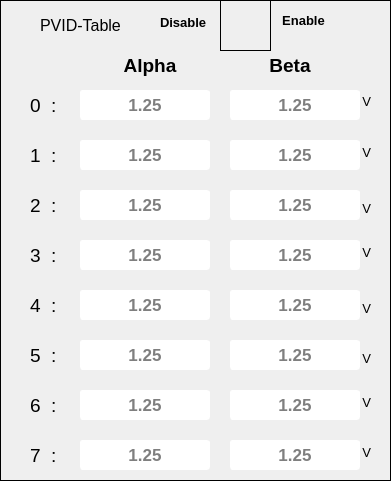
    <widget class="QFrame" name="frame">
     <property name="geometry">
      <rect>
       <x>620</x>
       <y>10</y>
       <width>391</width>
       <height>481</height>
      </rect>
     </property>
     <property name="styleSheet">
      <string notr="true">border: 1px solid black;</string>
     </property>
     <property name="frameShape">
      <enum>QFrame::StyledPanel</enum>
     </property>
     <property name="frameShadow">
      <enum>QFrame::Raised</enum>
     </property>
     <widget class="QLineEdit" name="lineEdit_PVID_A_6">
      <property name="geometry">
       <rect>
        <x>80</x>
        <y>390</y>
        <width>130</width>
        <height>30</height>
       </rect>
      </property>
      <property name="font">
       <font>
        <pointsize>13</pointsize>
        <weight>75</weight>
        <bold>true</bold>
       </font>
      </property>
      <property name="styleSheet">
       <string notr="true">QLineEdit{
	background-color: rgb(255, 255, 255);
	color: rgb(0, 0, 0);
border:1px solid white;
border-radius:3px;
}

QLineEdit::hover{
border:2px solid  rgb(173, 77, 12);
}

QLineEdit::focus{
border:2px solid red;
	background-color: rgb(255, 173, 101);
}</string>
      </property>
      <property name="alignment">
       <set>Qt::AlignCenter</set>
      </property>
      <property name="placeholderText">
       <string>1.25</string>
      </property>
     </widget>
     <widget class="QLabel" name="label_RailA_18">
      <property name="geometry">
       <rect>
        <x>30</x>
        <y>90</y>
        <width>31</width>
        <height>30</height>
       </rect>
      </property>
      <property name="font">
       <font>
        <family>Arial</family>
        <pointsize>14</pointsize>
       </font>
      </property>
      <property name="styleSheet">
       <string notr="true">border: none;
color: rgb(0, 0, 0);</string>
      </property>
      <property name="frameShape">
       <enum>QFrame::NoFrame</enum>
      </property>
      <property name="text">
       <string>0  :</string>
      </property>
      <property name="alignment">
       <set>Qt::AlignLeading|Qt::AlignLeft|Qt::AlignVCenter</set>
      </property>
     </widget>
     <widget class="QLineEdit" name="lineEdit_PVID_A_7">
      <property name="geometry">
       <rect>
        <x>80</x>
        <y>440</y>
        <width>130</width>
        <height>30</height>
       </rect>
      </property>
      <property name="font">
       <font>
        <pointsize>13</pointsize>
        <weight>75</weight>
        <bold>true</bold>
       </font>
      </property>
      <property name="styleSheet">
       <string notr="true">QLineEdit{
	background-color: rgb(255, 255, 255);
	color: rgb(0, 0, 0);
border:1px solid white;
border-radius:3px;
}

QLineEdit::hover{
border:2px solid  rgb(173, 77, 12);
}

QLineEdit::focus{
border:2px solid red;
	background-color: rgb(255, 173, 101);
}</string>
      </property>
      <property name="alignment">
       <set>Qt::AlignCenter</set>
      </property>
      <property name="placeholderText">
       <string>1.25</string>
      </property>
     </widget>
     <widget class="QLineEdit" name="lineEdit_PVID_B_6">
      <property name="geometry">
       <rect>
        <x>230</x>
        <y>390</y>
        <width>130</width>
        <height>30</height>
       </rect>
      </property>
      <property name="font">
       <font>
        <pointsize>13</pointsize>
        <weight>75</weight>
        <bold>true</bold>
       </font>
      </property>
      <property name="styleSheet">
       <string notr="true">QLineEdit{
	background-color: rgb(255, 255, 255);
	color: rgb(0, 0, 0);
border:1px solid white;
border-radius:3px;
}

QLineEdit::hover{
border:2px solid  rgb(173, 77, 12);
}

QLineEdit::focus{
border:2px solid red;
	background-color: rgb(255, 173, 101);
}</string>
      </property>
      <property name="alignment">
       <set>Qt::AlignCenter</set>
      </property>
      <property name="placeholderText">
       <string>1.25</string>
      </property>
     </widget>
     <widget class="QLineEdit" name="lineEdit_PVID_A_3">
      <property name="geometry">
       <rect>
        <x>80</x>
        <y>240</y>
        <width>130</width>
        <height>30</height>
       </rect>
      </property>
      <property name="font">
       <font>
        <pointsize>13</pointsize>
        <weight>75</weight>
        <bold>true</bold>
       </font>
      </property>
      <property name="styleSheet">
       <string notr="true">QLineEdit{
	background-color: rgb(255, 255, 255);
	color: rgb(0, 0, 0);
border:1px solid white;
border-radius:3px;
}

QLineEdit::hover{
border:2px solid  rgb(173, 77, 12);
}

QLineEdit::focus{
border:2px solid red;
	background-color: rgb(255, 173, 101);
}</string>
      </property>
      <property name="alignment">
       <set>Qt::AlignCenter</set>
      </property>
      <property name="placeholderText">
       <string>1.25</string>
      </property>
     </widget>
     <widget class="QLineEdit" name="lineEdit_PVID_B_1">
      <property name="geometry">
       <rect>
        <x>230</x>
        <y>140</y>
        <width>130</width>
        <height>30</height>
       </rect>
      </property>
      <property name="font">
       <font>
        <pointsize>13</pointsize>
        <weight>75</weight>
        <bold>true</bold>
       </font>
      </property>
      <property name="styleSheet">
       <string notr="true">QLineEdit{
	background-color: rgb(255, 255, 255);
	color: rgb(0, 0, 0);
border:1px solid white;
border-radius:3px;
}

QLineEdit::hover{
border:2px solid  rgb(173, 77, 12);
}

QLineEdit::focus{
border:2px solid red;
	background-color: rgb(255, 173, 101);
}</string>
      </property>
      <property name="alignment">
       <set>Qt::AlignCenter</set>
      </property>
      <property name="placeholderText">
       <string>1.25</string>
      </property>
     </widget>
     <widget class="QPushButton" name="pushButton_Enable_APD_railA">
      <property name="geometry">
       <rect>
        <x>220</x>
        <y>0</y>
        <width>51</width>
        <height>51</height>
       </rect>
      </property>
      <property name="mouseTracking">
       <bool>true</bool>
      </property>
      <property name="tabletTracking">
       <bool>true</bool>
      </property>
      <property name="styleSheet">
       <string notr="true">QPushButton{
border-image: url(:/D:/Au4592/Ampsemi/Main_Files/GUI_IMAGE/but0.png);
}


QPushButton::hover {
border-image: url(:/D:/Au4592/Ampsemi/Main_Files/GUI_IMAGE/but0_hover.png);
	}
</string>
      </property>
      <property name="text">
       <string/>
      </property>
      <property name="checkable">
       <bool>true</bool>
      </property>
      <property name="default">
       <bool>true</bool>
      </property>
     </widget>
     <widget class="QLabel" name="label_RailA_20">
      <property name="geometry">
       <rect>
        <x>30</x>
        <y>190</y>
        <width>31</width>
        <height>30</height>
       </rect>
      </property>
      <property name="font">
       <font>
        <family>Arial</family>
        <pointsize>14</pointsize>
       </font>
      </property>
      <property name="styleSheet">
       <string notr="true">border: none;
color: rgb(0, 0, 0);</string>
      </property>
      <property name="frameShape">
       <enum>QFrame::NoFrame</enum>
      </property>
      <property name="text">
       <string>2  :</string>
      </property>
      <property name="alignment">
       <set>Qt::AlignLeading|Qt::AlignLeft|Qt::AlignVCenter</set>
      </property>
     </widget>
     <widget class="QLineEdit" name="lineEdit_PVID_A_4">
      <property name="geometry">
       <rect>
        <x>80</x>
        <y>290</y>
        <width>130</width>
        <height>30</height>
       </rect>
      </property>
      <property name="font">
       <font>
        <pointsize>13</pointsize>
        <weight>75</weight>
        <bold>true</bold>
       </font>
      </property>
      <property name="styleSheet">
       <string notr="true">QLineEdit{
	background-color: rgb(255, 255, 255);
	color: rgb(0, 0, 0);
border:1px solid white;
border-radius:3px;
}

QLineEdit::hover{
border:2px solid  rgb(173, 77, 12);
}

QLineEdit::focus{
border:2px solid red;
	background-color: rgb(255, 173, 101);
}</string>
      </property>
      <property name="alignment">
       <set>Qt::AlignCenter</set>
      </property>
      <property name="placeholderText">
       <string>1.25</string>
      </property>
     </widget>
     <widget class="QLineEdit" name="lineEdit_PVID_A_0">
      <property name="geometry">
       <rect>
        <x>80</x>
        <y>90</y>
        <width>130</width>
        <height>30</height>
       </rect>
      </property>
      <property name="font">
       <font>
        <pointsize>13</pointsize>
        <weight>75</weight>
        <bold>true</bold>
       </font>
      </property>
      <property name="styleSheet">
       <string notr="true">QLineEdit{
	background-color: rgb(255, 255, 255);
	color: rgb(0, 0, 0);
border:1px solid white;
border-radius:3px;
}

QLineEdit::hover{
border:2px solid  rgb(173, 77, 12);
}

QLineEdit::focus{
border:2px solid red;
	background-color: rgb(255, 173, 101);
}</string>
      </property>
      <property name="alignment">
       <set>Qt::AlignCenter</set>
      </property>
      <property name="placeholderText">
       <string>1.25</string>
      </property>
     </widget>
     <widget class="QLineEdit" name="lineEdit_PVID_B_3">
      <property name="geometry">
       <rect>
        <x>230</x>
        <y>240</y>
        <width>130</width>
        <height>30</height>
       </rect>
      </property>
      <property name="font">
       <font>
        <pointsize>13</pointsize>
        <weight>75</weight>
        <bold>true</bold>
       </font>
      </property>
      <property name="styleSheet">
       <string notr="true">QLineEdit{
	background-color: rgb(255, 255, 255);
	color: rgb(0, 0, 0);
border:1px solid white;
border-radius:3px;
}

QLineEdit::hover{
border:2px solid  rgb(173, 77, 12);
}

QLineEdit::focus{
border:2px solid red;
	background-color: rgb(255, 173, 101);
}</string>
      </property>
      <property name="alignment">
       <set>Qt::AlignCenter</set>
      </property>
      <property name="placeholderText">
       <string>1.25</string>
      </property>
     </widget>
     <widget class="QLineEdit" name="lineEdit_PVID_A_5">
      <property name="geometry">
       <rect>
        <x>80</x>
        <y>340</y>
        <width>130</width>
        <height>30</height>
       </rect>
      </property>
      <property name="font">
       <font>
        <pointsize>13</pointsize>
        <weight>75</weight>
        <bold>true</bold>
       </font>
      </property>
      <property name="styleSheet">
       <string notr="true">QLineEdit{
	background-color: rgb(255, 255, 255);
	color: rgb(0, 0, 0);
border:1px solid white;
border-radius:3px;
}

QLineEdit::hover{
border:2px solid  rgb(173, 77, 12);
}

QLineEdit::focus{
border:2px solid red;
	background-color: rgb(255, 173, 101);
}</string>
      </property>
      <property name="alignment">
       <set>Qt::AlignCenter</set>
      </property>
      <property name="placeholderText">
       <string>1.25</string>
      </property>
     </widget>
     <widget class="QLineEdit" name="lineEdit_PVID_A_2">
      <property name="geometry">
       <rect>
        <x>80</x>
        <y>190</y>
        <width>130</width>
        <height>30</height>
       </rect>
      </property>
      <property name="font">
       <font>
        <pointsize>13</pointsize>
        <weight>75</weight>
        <bold>true</bold>
       </font>
      </property>
      <property name="styleSheet">
       <string notr="true">QLineEdit{
	background-color: rgb(255, 255, 255);
	color: rgb(0, 0, 0);
border:1px solid white;
border-radius:3px;
}

QLineEdit::hover{
border:2px solid  rgb(173, 77, 12);
}

QLineEdit::focus{
border:2px solid red;
	background-color: rgb(255, 173, 101);
}</string>
      </property>
      <property name="alignment">
       <set>Qt::AlignCenter</set>
      </property>
      <property name="placeholderText">
       <string>1.25</string>
      </property>
     </widget>
     <widget class="QLineEdit" name="lineEdit_PVID_B_0">
      <property name="geometry">
       <rect>
        <x>230</x>
        <y>90</y>
        <width>130</width>
        <height>30</height>
       </rect>
      </property>
      <property name="font">
       <font>
        <pointsize>13</pointsize>
        <weight>75</weight>
        <bold>true</bold>
       </font>
      </property>
      <property name="styleSheet">
       <string notr="true">QLineEdit{
	background-color: rgb(255, 255, 255);
	color: rgb(0, 0, 0);
border:1px solid white;
border-radius:3px;
}

QLineEdit::hover{
border:2px solid  rgb(173, 77, 12);
}

QLineEdit::focus{
border:2px solid red;
	background-color: rgb(255, 173, 101);
}</string>
      </property>
      <property name="alignment">
       <set>Qt::AlignCenter</set>
      </property>
      <property name="placeholderText">
       <string>1.25</string>
      </property>
     </widget>
     <widget class="QLabel" name="label_RailA_19">
      <property name="geometry">
       <rect>
        <x>30</x>
        <y>140</y>
        <width>31</width>
        <height>30</height>
       </rect>
      </property>
      <property name="font">
       <font>
        <family>Arial</family>
        <pointsize>14</pointsize>
       </font>
      </property>
      <property name="styleSheet">
       <string notr="true">border: none;
color: rgb(0, 0, 0);</string>
      </property>
      <property name="frameShape">
       <enum>QFrame::NoFrame</enum>
      </property>
      <property name="text">
       <string>1  :</string>
      </property>
      <property name="alignment">
       <set>Qt::AlignLeading|Qt::AlignLeft|Qt::AlignVCenter</set>
      </property>
     </widget>
     <widget class="QLabel" name="label_RailA_22">
      <property name="geometry">
       <rect>
        <x>30</x>
        <y>290</y>
        <width>31</width>
        <height>30</height>
       </rect>
      </property>
      <property name="font">
       <font>
        <family>Arial</family>
        <pointsize>14</pointsize>
       </font>
      </property>
      <property name="styleSheet">
       <string notr="true">border: none;
color: rgb(0, 0, 0);</string>
      </property>
      <property name="frameShape">
       <enum>QFrame::NoFrame</enum>
      </property>
      <property name="text">
       <string>4  :</string>
      </property>
      <property name="alignment">
       <set>Qt::AlignLeading|Qt::AlignLeft|Qt::AlignVCenter</set>
      </property>
     </widget>
     <widget class="QLineEdit" name="lineEdit_PVID_A_1">
      <property name="geometry">
       <rect>
        <x>80</x>
        <y>140</y>
        <width>130</width>
        <height>30</height>
       </rect>
      </property>
      <property name="font">
       <font>
        <pointsize>13</pointsize>
        <weight>75</weight>
        <bold>true</bold>
       </font>
      </property>
      <property name="styleSheet">
       <string notr="true">QLineEdit{
	background-color: rgb(255, 255, 255);
	color: rgb(0, 0, 0);
border:1px solid white;
border-radius:3px;
}

QLineEdit::hover{
border:2px solid  rgb(173, 77, 12);
}

QLineEdit::focus{
border:2px solid red;
	background-color: rgb(255, 173, 101);
}</string>
      </property>
      <property name="alignment">
       <set>Qt::AlignCenter</set>
      </property>
      <property name="placeholderText">
       <string>1.25</string>
      </property>
     </widget>
     <widget class="QLabel" name="label_RailA_21">
      <property name="geometry">
       <rect>
        <x>30</x>
        <y>240</y>
        <width>31</width>
        <height>30</height>
       </rect>
      </property>
      <property name="font">
       <font>
        <family>Arial</family>
        <pointsize>14</pointsize>
       </font>
      </property>
      <property name="styleSheet">
       <string notr="true">border: none;
color: rgb(0, 0, 0);</string>
      </property>
      <property name="frameShape">
       <enum>QFrame::NoFrame</enum>
      </property>
      <property name="text">
       <string>3  :</string>
      </property>
      <property name="alignment">
       <set>Qt::AlignLeading|Qt::AlignLeft|Qt::AlignVCenter</set>
      </property>
     </widget>
     <widget class="QLabel" name="label_RailA_27">
      <property name="geometry">
       <rect>
        <x>30</x>
        <y>440</y>
        <width>31</width>
        <height>30</height>
       </rect>
      </property>
      <property name="font">
       <font>
        <family>Arial</family>
        <pointsize>14</pointsize>
       </font>
      </property>
      <property name="styleSheet">
       <string notr="true">border: none;
color: rgb(0, 0, 0);</string>
      </property>
      <property name="frameShape">
       <enum>QFrame::NoFrame</enum>
      </property>
      <property name="text">
       <string>7  :</string>
      </property>
      <property name="alignment">
       <set>Qt::AlignLeading|Qt::AlignLeft|Qt::AlignVCenter</set>
      </property>
     </widget>
     <widget class="QLabel" name="label_RailA_24">
      <property name="geometry">
       <rect>
        <x>30</x>
        <y>390</y>
        <width>31</width>
        <height>30</height>
       </rect>
      </property>
      <property name="font">
       <font>
        <family>Arial</family>
        <pointsize>14</pointsize>
       </font>
      </property>
      <property name="styleSheet">
       <string notr="true">border: none;
color: rgb(0, 0, 0);</string>
      </property>
      <property name="frameShape">
       <enum>QFrame::NoFrame</enum>
      </property>
      <property name="text">
       <string>6  :</string>
      </property>
      <property name="alignment">
       <set>Qt::AlignLeading|Qt::AlignLeft|Qt::AlignVCenter</set>
      </property>
     </widget>
     <widget class="QLabel" name="label_RailA_23">
      <property name="geometry">
       <rect>
        <x>30</x>
        <y>340</y>
        <width>31</width>
        <height>30</height>
       </rect>
      </property>
      <property name="font">
       <font>
        <family>Arial</family>
        <pointsize>14</pointsize>
       </font>
      </property>
      <property name="styleSheet">
       <string notr="true">border: none;
color: rgb(0, 0, 0);</string>
      </property>
      <property name="frameShape">
       <enum>QFrame::NoFrame</enum>
      </property>
      <property name="text">
       <string>5  :</string>
      </property>
      <property name="alignment">
       <set>Qt::AlignLeading|Qt::AlignLeft|Qt::AlignVCenter</set>
      </property>
     </widget>
     <widget class="QLineEdit" name="lineEdit_PVID_B_2">
      <property name="geometry">
       <rect>
        <x>230</x>
        <y>190</y>
        <width>130</width>
        <height>30</height>
       </rect>
      </property>
      <property name="font">
       <font>
        <pointsize>13</pointsize>
        <weight>75</weight>
        <bold>true</bold>
       </font>
      </property>
      <property name="styleSheet">
       <string notr="true">QLineEdit{
	background-color: rgb(255, 255, 255);
	color: rgb(0, 0, 0);
border:1px solid white;
border-radius:3px;
}

QLineEdit::hover{
border:2px solid  rgb(173, 77, 12);
}

QLineEdit::focus{
border:2px solid red;
	background-color: rgb(255, 173, 101);
}</string>
      </property>
      <property name="alignment">
       <set>Qt::AlignCenter</set>
      </property>
      <property name="placeholderText">
       <string>1.25</string>
      </property>
     </widget>
     <widget class="QLineEdit" name="lineEdit_PVID_B_5">
      <property name="geometry">
       <rect>
        <x>230</x>
        <y>340</y>
        <width>130</width>
        <height>30</height>
       </rect>
      </property>
      <property name="font">
       <font>
        <pointsize>13</pointsize>
        <weight>75</weight>
        <bold>true</bold>
       </font>
      </property>
      <property name="styleSheet">
       <string notr="true">QLineEdit{
	background-color: rgb(255, 255, 255);
	color: rgb(0, 0, 0);
border:1px solid white;
border-radius:3px;
}

QLineEdit::hover{
border:2px solid  rgb(173, 77, 12);
}

QLineEdit::focus{
border:2px solid red;
	background-color: rgb(255, 173, 101);
}</string>
      </property>
      <property name="alignment">
       <set>Qt::AlignCenter</set>
      </property>
      <property name="placeholderText">
       <string>1.25</string>
      </property>
     </widget>
     <widget class="QLineEdit" name="lineEdit_PVID_B_7">
      <property name="geometry">
       <rect>
        <x>230</x>
        <y>440</y>
        <width>130</width>
        <height>30</height>
       </rect>
      </property>
      <property name="font">
       <font>
        <pointsize>13</pointsize>
        <weight>75</weight>
        <bold>true</bold>
       </font>
      </property>
      <property name="styleSheet">
       <string notr="true">QLineEdit{
	background-color: rgb(255, 255, 255);
	color: rgb(0, 0, 0);
border:1px solid white;
border-radius:3px;
}

QLineEdit::hover{
border:2px solid  rgb(173, 77, 12);
}

QLineEdit::focus{
border:2px solid red;
	background-color: rgb(255, 173, 101);
}</string>
      </property>
      <property name="alignment">
       <set>Qt::AlignCenter</set>
      </property>
      <property name="placeholderText">
       <string>1.25</string>
      </property>
     </widget>
     <widget class="QLineEdit" name="lineEdit_PVID_B_4">
      <property name="geometry">
       <rect>
        <x>230</x>
        <y>290</y>
        <width>130</width>
        <height>30</height>
       </rect>
      </property>
      <property name="font">
       <font>
        <pointsize>13</pointsize>
        <weight>75</weight>
        <bold>true</bold>
       </font>
      </property>
      <property name="styleSheet">
       <string notr="true">QLineEdit{
	background-color: rgb(255, 255, 255);
	color: rgb(0, 0, 0);
border:1px solid white;
border-radius:3px;
}

QLineEdit::hover{
border:2px solid  rgb(173, 77, 12);
}

QLineEdit::focus{
border:2px solid red;
	background-color: rgb(255, 173, 101);
}</string>
      </property>
      <property name="alignment">
       <set>Qt::AlignCenter</set>
      </property>
      <property name="placeholderText">
       <string>1.25</string>
      </property>
     </widget>
     <widget class="QLabel" name="label_EnableA">
      <property name="geometry">
       <rect>
        <x>280</x>
        <y>10</y>
        <width>47</width>
        <height>20</height>
       </rect>
      </property>
      <property name="font">
       <font>
        <family>Arial</family>
        <pointsize>10</pointsize>
        <weight>75</weight>
        <bold>true</bold>
       </font>
      </property>
      <property name="styleSheet">
       <string notr="true">border: none;
color: rgb(0, 0, 0);</string>
      </property>
      <property name="text">
       <string>Enable</string>
      </property>
      <property name="alignment">
       <set>Qt::AlignCenter</set>
      </property>
     </widget>
     <widget class="QLabel" name="label_DisableA">
      <property name="geometry">
       <rect>
        <x>160</x>
        <y>12</y>
        <width>47</width>
        <height>20</height>
       </rect>
      </property>
      <property name="font">
       <font>
        <family>Arial</family>
        <pointsize>10</pointsize>
        <weight>75</weight>
        <bold>true</bold>
       </font>
      </property>
      <property name="styleSheet">
       <string notr="true">border: none;
color: rgb(0, 0, 0);</string>
      </property>
      <property name="text">
       <string>Disable</string>
      </property>
     </widget>
     <widget class="QLabel" name="label_RailA_17">
      <property name="geometry">
       <rect>
        <x>40</x>
        <y>10</y>
        <width>111</width>
        <height>30</height>
       </rect>
      </property>
      <property name="font">
       <font>
        <family>Arial</family>
        <pointsize>12</pointsize>
       </font>
      </property>
      <property name="styleSheet">
       <string notr="true">border: none;
color: rgb(0, 0, 0);</string>
      </property>
      <property name="frameShape">
       <enum>QFrame::NoFrame</enum>
      </property>
      <property name="text">
       <string>PVID-Table</string>
      </property>
      <property name="alignment">
       <set>Qt::AlignLeading|Qt::AlignLeft|Qt::AlignVCenter</set>
      </property>
     </widget>
     <widget class="QLabel" name="label_display_RailA">
      <property name="geometry">
       <rect>
        <x>100</x>
        <y>50</y>
        <width>100</width>
        <height>30</height>
       </rect>
      </property>
      <property name="font">
       <font>
        <family>Arial</family>
        <pointsize>14</pointsize>
        <weight>75</weight>
        <bold>true</bold>
       </font>
      </property>
      <property name="styleSheet">
       <string notr="true">border: none;</string>
      </property>
      <property name="frameShape">
       <enum>QFrame::NoFrame</enum>
      </property>
      <property name="text">
       <string>Alpha</string>
      </property>
      <property name="alignment">
       <set>Qt::AlignCenter</set>
      </property>
     </widget>
     <widget class="QLabel" name="label_display_RailB">
      <property name="geometry">
       <rect>
        <x>240</x>
        <y>50</y>
        <width>100</width>
        <height>30</height>
       </rect>
      </property>
      <property name="font">
       <font>
        <family>Arial</family>
        <pointsize>14</pointsize>
        <weight>75</weight>
        <bold>true</bold>
       </font>
      </property>
      <property name="styleSheet">
       <string notr="true">border: none;</string>
      </property>
      <property name="frameShape">
       <enum>QFrame::NoFrame</enum>
      </property>
      <property name="text">
       <string>Beta</string>
      </property>
      <property name="alignment">
       <set>Qt::AlignCenter</set>
      </property>
     </widget>
     <widget class="QLabel" name="label_RailA_42">
      <property name="geometry">
       <rect>
        <x>351</x>
        <y>91</y>
        <width>20</width>
        <height>21</height>
       </rect>
      </property>
      <property name="font">
       <font>
        <family>Arial</family>
        <pointsize>10</pointsize>
       </font>
      </property>
      <property name="styleSheet">
       <string notr="true">border: none;
color: rgb(0, 0, 0);</string>
      </property>
      <property name="frameShape">
       <enum>QFrame::NoFrame</enum>
      </property>
      <property name="text">
       <string>V</string>
      </property>
      <property name="alignment">
       <set>Qt::AlignRight|Qt::AlignTrailing|Qt::AlignVCenter</set>
      </property>
     </widget>
     <widget class="QLabel" name="label_RailA_43">
      <property name="geometry">
       <rect>
        <x>351</x>
        <y>142</y>
        <width>20</width>
        <height>21</height>
       </rect>
      </property>
      <property name="font">
       <font>
        <family>Arial</family>
        <pointsize>10</pointsize>
       </font>
      </property>
      <property name="styleSheet">
       <string notr="true">border: none;
color: rgb(0, 0, 0);</string>
      </property>
      <property name="frameShape">
       <enum>QFrame::NoFrame</enum>
      </property>
      <property name="text">
       <string>V</string>
      </property>
      <property name="alignment">
       <set>Qt::AlignRight|Qt::AlignTrailing|Qt::AlignVCenter</set>
      </property>
     </widget>
     <widget class="QLabel" name="label_RailA_44">
      <property name="geometry">
       <rect>
        <x>351</x>
        <y>198</y>
        <width>20</width>
        <height>21</height>
       </rect>
      </property>
      <property name="font">
       <font>
        <family>Arial</family>
        <pointsize>10</pointsize>
       </font>
      </property>
      <property name="styleSheet">
       <string notr="true">border: none;
color: rgb(0, 0, 0);</string>
      </property>
      <property name="frameShape">
       <enum>QFrame::NoFrame</enum>
      </property>
      <property name="text">
       <string>V</string>
      </property>
      <property name="alignment">
       <set>Qt::AlignRight|Qt::AlignTrailing|Qt::AlignVCenter</set>
      </property>
     </widget>
     <widget class="QLabel" name="label_RailA_45">
      <property name="geometry">
       <rect>
        <x>351</x>
        <y>242</y>
        <width>20</width>
        <height>21</height>
       </rect>
      </property>
      <property name="font">
       <font>
        <family>Arial</family>
        <pointsize>10</pointsize>
       </font>
      </property>
      <property name="styleSheet">
       <string notr="true">border: none;
color: rgb(0, 0, 0);</string>
      </property>
      <property name="frameShape">
       <enum>QFrame::NoFrame</enum>
      </property>
      <property name="text">
       <string>V</string>
      </property>
      <property name="alignment">
       <set>Qt::AlignRight|Qt::AlignTrailing|Qt::AlignVCenter</set>
      </property>
     </widget>
     <widget class="QLabel" name="label_RailA_46">
      <property name="geometry">
       <rect>
        <x>351</x>
        <y>298</y>
        <width>20</width>
        <height>21</height>
       </rect>
      </property>
      <property name="font">
       <font>
        <family>Arial</family>
        <pointsize>10</pointsize>
       </font>
      </property>
      <property name="styleSheet">
       <string notr="true">border: none;
color: rgb(0, 0, 0);</string>
      </property>
      <property name="frameShape">
       <enum>QFrame::NoFrame</enum>
      </property>
      <property name="text">
       <string>V</string>
      </property>
      <property name="alignment">
       <set>Qt::AlignRight|Qt::AlignTrailing|Qt::AlignVCenter</set>
      </property>
     </widget>
     <widget class="QLabel" name="label_RailA_47">
      <property name="geometry">
       <rect>
        <x>351</x>
        <y>348</y>
        <width>20</width>
        <height>21</height>
       </rect>
      </property>
      <property name="font">
       <font>
        <family>Arial</family>
        <pointsize>10</pointsize>
       </font>
      </property>
      <property name="styleSheet">
       <string notr="true">border: none;
color: rgb(0, 0, 0);</string>
      </property>
      <property name="frameShape">
       <enum>QFrame::NoFrame</enum>
      </property>
      <property name="text">
       <string>V</string>
      </property>
      <property name="alignment">
       <set>Qt::AlignRight|Qt::AlignTrailing|Qt::AlignVCenter</set>
      </property>
     </widget>
     <widget class="QLabel" name="label_RailA_48">
      <property name="geometry">
       <rect>
        <x>351</x>
        <y>392</y>
        <width>20</width>
        <height>21</height>
       </rect>
      </property>
      <property name="font">
       <font>
        <family>Arial</family>
        <pointsize>10</pointsize>
       </font>
      </property>
      <property name="styleSheet">
       <string notr="true">border: none;
color: rgb(0, 0, 0);</string>
      </property>
      <property name="frameShape">
       <enum>QFrame::NoFrame</enum>
      </property>
      <property name="text">
       <string>V</string>
      </property>
      <property name="alignment">
       <set>Qt::AlignRight|Qt::AlignTrailing|Qt::AlignVCenter</set>
      </property>
     </widget>
     <widget class="QLabel" name="label_RailA_49">
      <property name="geometry">
       <rect>
        <x>351</x>
        <y>442</y>
        <width>20</width>
        <height>21</height>
       </rect>
      </property>
      <property name="font">
       <font>
        <family>Arial</family>
        <pointsize>10</pointsize>
       </font>
      </property>
      <property name="styleSheet">
       <string notr="true">border: none;
color: rgb(0, 0, 0);</string>
      </property>
      <property name="frameShape">
       <enum>QFrame::NoFrame</enum>
      </property>
      <property name="text">
       <string>V</string>
      </property>
      <property name="alignment">
       <set>Qt::AlignRight|Qt::AlignTrailing|Qt::AlignVCenter</set>
      </property>
     </widget>
     <widget class="QLabel" name="label_RailA_50">
      <property name="geometry">
       <rect>
        <x>380</x>
        <y>120</y>
        <width>20</width>
        <height>21</height>
       </rect>
      </property>
      <property name="font">
       <font>
        <family>Arial</family>
        <pointsize>10</pointsize>
       </font>
      </property>
      <property name="styleSheet">
       <string notr="true">border: none;
color: rgb(0, 0, 0);</string>
      </property>
      <property name="frameShape">
       <enum>QFrame::NoFrame</enum>
      </property>
      <property name="text">
       <string>V</string>
      </property>
      <property name="alignment">
       <set>Qt::AlignRight|Qt::AlignTrailing|Qt::AlignVCenter</set>
      </property>
     </widget>
    </widget>
